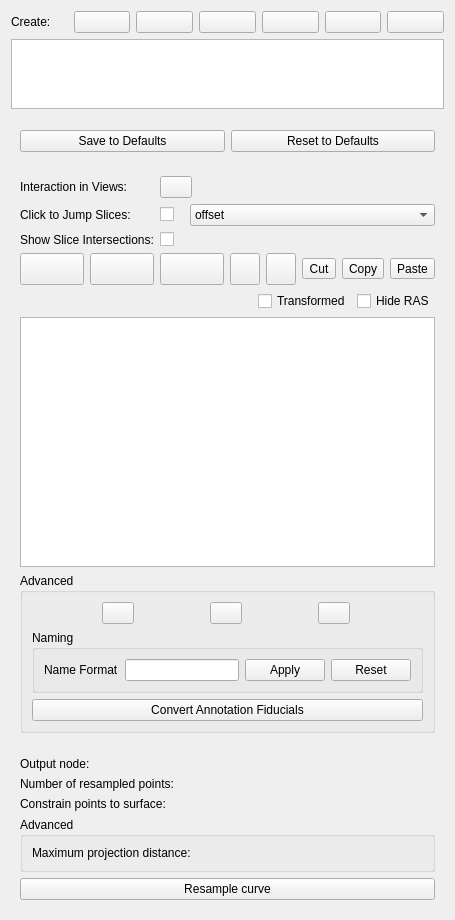
<?xml version="1.0" encoding="UTF-8"?>
<ui version="4.0">
 <class>qSlicerMarkupsModule</class>
 <widget class="qSlicerWidget" name="qSlicerMarkupsModule">
  <property name="geometry">
   <rect>
    <x>0</x>
    <y>0</y>
    <width>442</width>
    <height>889</height>
   </rect>
  </property>
  <property name="sizePolicy">
   <sizepolicy hsizetype="Minimum" vsizetype="Preferred">
    <horstretch>0</horstretch>
    <verstretch>0</verstretch>
   </sizepolicy>
  </property>
  <property name="windowTitle">
   <string>Module Template</string>
  </property>
  <layout class="QVBoxLayout" name="verticalLayout_2">
   <item>
    <layout class="QHBoxLayout" name="horizontalLayout">
     <item>
      <widget class="QLabel" name="createLabel">
       <property name="text">
        <string>Create:</string>
       </property>
      </widget>
     </item>
     <item>
      <widget class="QPushButton" name="createFiducialPushButton">
       <property name="toolTip">
        <string>Create fiducial markup</string>
       </property>
       <property name="text">
        <string/>
       </property>
       <property name="icon">
        <iconset resource="../qSlicerMarkupsModule.qrc">
         <normaloff>:/Icons/MarkupsMouseModePlaceAdd.png</normaloff>:/Icons/MarkupsMouseModePlaceAdd.png</iconset>
       </property>
      </widget>
     </item>
     <item>
      <widget class="QPushButton" name="createLinePushButton">
       <property name="toolTip">
        <string>Create line markup</string>
       </property>
       <property name="text">
        <string/>
       </property>
       <property name="icon">
        <iconset resource="../qSlicerMarkupsModule.qrc">
         <normaloff>:/Icons/MarkupsLineMouseModePlaceAdd.png</normaloff>:/Icons/MarkupsLineMouseModePlaceAdd.png</iconset>
       </property>
      </widget>
     </item>
     <item>
      <widget class="QPushButton" name="createAnglePushButton">
       <property name="toolTip">
        <string>Create angle markup</string>
       </property>
       <property name="text">
        <string/>
       </property>
       <property name="icon">
        <iconset resource="../qSlicerMarkupsModule.qrc">
         <normaloff>:/Icons/MarkupsAngleMouseModePlaceAdd.png</normaloff>:/Icons/MarkupsAngleMouseModePlaceAdd.png</iconset>
       </property>
      </widget>
     </item>
     <item>
      <widget class="QPushButton" name="createOpenCurvePushButton">
       <property name="toolTip">
        <string>Create open curve markup</string>
       </property>
       <property name="text">
        <string/>
       </property>
       <property name="icon">
        <iconset resource="../qSlicerMarkupsModule.qrc">
         <normaloff>:/Icons/MarkupsCurveMouseModePlaceAdd.png</normaloff>:/Icons/MarkupsCurveMouseModePlaceAdd.png</iconset>
       </property>
      </widget>
     </item>
     <item>
      <widget class="QPushButton" name="createClosedCurvePushButton">
       <property name="toolTip">
        <string>Create closed curve markup</string>
       </property>
       <property name="text">
        <string/>
       </property>
       <property name="icon">
        <iconset resource="../qSlicerMarkupsModule.qrc">
         <normaloff>:/Icons/MarkupsClosedCurveMouseModePlaceAdd.png</normaloff>:/Icons/MarkupsClosedCurveMouseModePlaceAdd.png</iconset>
       </property>
      </widget>
     </item>
     <item>
      <widget class="QPushButton" name="createBezierSurfacePushButton">
       <property name="toolTip">
        <string>Create fiducial markup</string>
       </property>
       <property name="text">
        <string/>
       </property>
       <property name="icon">
        <iconset resource="../qSlicerMarkupsModule.qrc">
         <normaloff>:/Icons/MarkupsMouseModePlaceAdd.png</normaloff>:/Icons/MarkupsMouseModePlaceAdd.png</iconset>
       </property>
      </widget>
     </item>
    </layout>
   </item>
   <item>
    <widget class="ctkExpandableWidget" name="ResizableFrame">
     <property name="sizeGripInside" stdset="0">
      <bool>false</bool>
     </property>
     <layout class="QVBoxLayout" name="verticalLayout_3">
      <property name="leftMargin">
       <number>0</number>
      </property>
      <property name="topMargin">
       <number>0</number>
      </property>
      <property name="rightMargin">
       <number>0</number>
      </property>
      <property name="bottomMargin">
       <number>0</number>
      </property>
      <item>
       <widget class="qMRMLSubjectHierarchyTreeView" name="activeMarkupTreeView">
        <property name="dragDropMode">
         <enum>QAbstractItemView::InternalMove</enum>
        </property>
        <property name="selectionMode">
         <enum>QAbstractItemView::ExtendedSelection</enum>
        </property>
        <property name="editMenuActionVisible" stdset="0">
         <bool>false</bool>
        </property>
       </widget>
      </item>
     </layout>
    </widget>
   </item>
   <item>
    <widget class="qMRMLCollapsibleButton" name="CollapsibleGroupBox" native="true">
     <property name="text" stdset="0">
      <string>Display</string>
     </property>
     <property name="collapsed" stdset="0">
      <bool>true</bool>
     </property>
     <layout class="QVBoxLayout" name="verticalLayout_4">
      <item>
       <widget class="qMRMLMarkupsDisplayNodeWidget" name="markupsDisplayWidget" native="true"/>
      </item>
      <item>
       <layout class="QHBoxLayout" name="horizontalLayout_4">
        <item>
         <widget class="QPushButton" name="saveToDefaultDisplayPropertiesPushButton">
          <property name="toolTip">
           <string>Save current display property settings to defaults, will be saved for when Slicer restarts (see Application Settings)</string>
          </property>
          <property name="text">
           <string>Save to Defaults</string>
          </property>
         </widget>
        </item>
        <item>
         <widget class="QPushButton" name="resetToDefaultDisplayPropertiesPushButton">
          <property name="toolTip">
           <string>Use default display properties.</string>
          </property>
          <property name="text">
           <string>Reset to Defaults</string>
          </property>
         </widget>
        </item>
       </layout>
      </item>
     </layout>
    </widget>
   </item>
   <item>
    <widget class="ctkCollapsibleButton" name="controlPointsCollapsibleButton" native="true">
     <property name="text" stdset="0">
      <string>Control Points</string>
     </property>
     <property name="collapsed" stdset="0">
      <bool>true</bool>
     </property>
     <layout class="QFormLayout" name="formLayout">
      <item row="0" column="0">
       <widget class="QLabel" name="label_3">
        <property name="text">
         <string>Interaction in Views:</string>
        </property>
       </widget>
      </item>
      <item row="0" column="1">
       <widget class="QPushButton" name="listLockedUnlockedPushButton">
        <property name="sizePolicy">
         <sizepolicy hsizetype="Preferred" vsizetype="Preferred">
          <horstretch>0</horstretch>
          <verstretch>0</verstretch>
         </sizepolicy>
        </property>
        <property name="minimumSize">
         <size>
          <width>30</width>
          <height>0</height>
         </size>
        </property>
        <property name="maximumSize">
         <size>
          <width>32</width>
          <height>32</height>
         </size>
        </property>
        <property name="toolTip">
         <string>Enable/disable all interactions in slice and 3D views.</string>
        </property>
        <property name="text">
         <string/>
        </property>
        <property name="icon">
         <iconset>
          <normaloff>:Icons/Medium/SlicerUnlock.png</normaloff>:Icons/Medium/SlicerUnlock.png</iconset>
        </property>
       </widget>
      </item>
      <item row="1" column="0">
       <widget class="QLabel" name="label">
        <property name="text">
         <string>Click to Jump Slices:</string>
        </property>
       </widget>
      </item>
      <item row="1" column="1">
       <layout class="QHBoxLayout" name="horizontalLayout_2">
        <item>
         <widget class="QCheckBox" name="jumpSlicesCheckBox">
          <property name="text">
           <string/>
          </property>
         </widget>
        </item>
        <item>
         <spacer name="horizontalSpacer_2">
          <property name="orientation">
           <enum>Qt::Horizontal</enum>
          </property>
          <property name="sizeType">
           <enum>QSizePolicy::Fixed</enum>
          </property>
          <property name="sizeHint" stdset="0">
           <size>
            <width>10</width>
            <height>20</height>
           </size>
          </property>
         </spacer>
        </item>
        <item>
         <widget class="QComboBox" name="jumpModeComboBox">
          <property name="sizePolicy">
           <sizepolicy hsizetype="Expanding" vsizetype="Fixed">
            <horstretch>0</horstretch>
            <verstretch>0</verstretch>
           </sizepolicy>
          </property>
          <property name="toolTip">
           <string>Offset: set slice plane position. Centered: set slice plane position and center the slice view on the control point.</string>
          </property>
          <item>
           <property name="text">
            <string>offset</string>
           </property>
          </item>
          <item>
           <property name="text">
            <string>centered</string>
           </property>
          </item>
         </widget>
        </item>
       </layout>
      </item>
      <item row="2" column="0">
       <widget class="QLabel" name="label_2">
        <property name="text">
         <string>Show Slice Intersections:</string>
        </property>
       </widget>
      </item>
      <item row="2" column="1">
       <widget class="ctkCheckBox" name="sliceIntersectionsVisibilityCheckBox">
        <property name="toolTip">
         <string>Show how the other slice planes intersect each slice plane.</string>
        </property>
        <property name="text">
         <string/>
        </property>
       </widget>
      </item>
      <item row="3" column="0" colspan="2">
       <layout class="QHBoxLayout" name="horizontalLayout_6">
        <item>
         <widget class="ctkMenuButton" name="visibilityAllMarkupsInListMenuButton">
          <property name="sizePolicy">
           <sizepolicy hsizetype="Preferred" vsizetype="Preferred">
            <horstretch>0</horstretch>
            <verstretch>0</verstretch>
           </sizepolicy>
          </property>
          <property name="minimumSize">
           <size>
            <width>64</width>
            <height>32</height>
           </size>
          </property>
          <property name="maximumSize">
           <size>
            <width>32</width>
            <height>32</height>
           </size>
          </property>
          <property name="toolTip">
           <string>Toggle visibility flag on all markups in list, use drop down menu to set all to visible or invisible.</string>
          </property>
         </widget>
        </item>
        <item>
         <widget class="ctkMenuButton" name="selectedAllMarkupsInListMenuButton">
          <property name="sizePolicy">
           <sizepolicy hsizetype="Preferred" vsizetype="Preferred">
            <horstretch>0</horstretch>
            <verstretch>0</verstretch>
           </sizepolicy>
          </property>
          <property name="minimumSize">
           <size>
            <width>64</width>
            <height>32</height>
           </size>
          </property>
          <property name="maximumSize">
           <size>
            <width>32</width>
            <height>32</height>
           </size>
          </property>
          <property name="toolTip">
           <string>Toggle selected flag on all markups in list, use drop down menu to set all to selected or deselected.</string>
          </property>
         </widget>
        </item>
        <item>
         <widget class="ctkMenuButton" name="lockAllMarkupsInListMenuButton">
          <property name="sizePolicy">
           <sizepolicy hsizetype="Preferred" vsizetype="Preferred">
            <horstretch>0</horstretch>
            <verstretch>0</verstretch>
           </sizepolicy>
          </property>
          <property name="minimumSize">
           <size>
            <width>64</width>
            <height>32</height>
           </size>
          </property>
          <property name="maximumSize">
           <size>
            <width>32</width>
            <height>32</height>
           </size>
          </property>
          <property name="toolTip">
           <string>Toggle lock flag on all markups in list, use drop down menu to set all to locked or unlocked.</string>
          </property>
         </widget>
        </item>
        <item>
         <widget class="QPushButton" name="deleteMarkupPushButton">
          <property name="enabled">
           <bool>true</bool>
          </property>
          <property name="sizePolicy">
           <sizepolicy hsizetype="Preferred" vsizetype="Preferred">
            <horstretch>0</horstretch>
            <verstretch>0</verstretch>
           </sizepolicy>
          </property>
          <property name="minimumSize">
           <size>
            <width>30</width>
            <height>0</height>
           </size>
          </property>
          <property name="maximumSize">
           <size>
            <width>32</width>
            <height>32</height>
           </size>
          </property>
          <property name="toolTip">
           <string>Delete the highlighted markup(s) from the active list</string>
          </property>
          <property name="text">
           <string/>
          </property>
          <property name="icon">
           <iconset resource="../qSlicerMarkupsModule.qrc">
            <normaloff>:/Icons/MarkupsDeleteSelectedRows.png</normaloff>:/Icons/MarkupsDeleteSelectedRows.png</iconset>
          </property>
         </widget>
        </item>
        <item>
         <widget class="QPushButton" name="deleteAllMarkupsInListPushButton">
          <property name="enabled">
           <bool>true</bool>
          </property>
          <property name="sizePolicy">
           <sizepolicy hsizetype="Preferred" vsizetype="Preferred">
            <horstretch>0</horstretch>
            <verstretch>0</verstretch>
           </sizepolicy>
          </property>
          <property name="minimumSize">
           <size>
            <width>30</width>
            <height>0</height>
           </size>
          </property>
          <property name="maximumSize">
           <size>
            <width>32</width>
            <height>32</height>
           </size>
          </property>
          <property name="toolTip">
           <string>Remove all markups from the active list</string>
          </property>
          <property name="icon">
           <iconset resource="../qSlicerMarkupsModule.qrc">
            <normaloff>:/Icons/MarkupsDeleteAllRows.png</normaloff>:/Icons/MarkupsDeleteAllRows.png</iconset>
          </property>
         </widget>
        </item>
        <item>
         <widget class="QToolButton" name="CutMarkupsToolButton">
          <property name="enabled">
           <bool>true</bool>
          </property>
          <property name="text">
           <string>Cut</string>
          </property>
         </widget>
        </item>
        <item>
         <widget class="QToolButton" name="CopyMarkupsToolButton">
          <property name="enabled">
           <bool>true</bool>
          </property>
          <property name="text">
           <string>Copy</string>
          </property>
         </widget>
        </item>
        <item>
         <widget class="QToolButton" name="PasteMarkupsToolButton">
          <property name="enabled">
           <bool>true</bool>
          </property>
          <property name="text">
           <string>Paste</string>
          </property>
         </widget>
        </item>
       </layout>
      </item>
      <item row="4" column="0" colspan="2">
       <layout class="QHBoxLayout" name="checkBoxesHorizontalLayout">
        <item>
         <spacer name="horizontalSpacer">
          <property name="orientation">
           <enum>Qt::Horizontal</enum>
          </property>
          <property name="sizeHint" stdset="0">
           <size>
            <width>40</width>
            <height>20</height>
           </size>
          </property>
         </spacer>
        </item>
        <item>
         <widget class="QCheckBox" name="transformedCoordinatesCheckBox">
          <property name="toolTip">
           <string>Check to show the transformed coordinates in the table.</string>
          </property>
          <property name="text">
           <string>Transformed</string>
          </property>
          <property name="checked">
           <bool>false</bool>
          </property>
         </widget>
        </item>
        <item>
         <widget class="QCheckBox" name="hideCoordinateColumnsCheckBox">
          <property name="toolTip">
           <string>Check to hide the coordinate columns in the table, uncheck to show them. Right click in rows to see coordinates.</string>
          </property>
          <property name="text">
           <string>Hide RAS</string>
          </property>
          <property name="checked">
           <bool>false</bool>
          </property>
         </widget>
        </item>
       </layout>
      </item>
      <item row="5" column="0" colspan="2">
       <widget class="QTableWidget" name="activeMarkupTableWidget">
        <property name="sizePolicy">
         <sizepolicy hsizetype="Expanding" vsizetype="Expanding">
          <horstretch>0</horstretch>
          <verstretch>0</verstretch>
         </sizepolicy>
        </property>
        <property name="minimumSize">
         <size>
          <width>0</width>
          <height>250</height>
         </size>
        </property>
        <property name="toolTip">
         <string>The markups in the currently active markups node. Right click in a row for delete, jump, copy, move.</string>
        </property>
        <property name="accessibleName">
         <string>active markup table</string>
        </property>
        <property name="alternatingRowColors">
         <bool>true</bool>
        </property>
       </widget>
      </item>
      <item row="6" column="0" colspan="2">
       <widget class="ctkCollapsibleGroupBox" name="advancedCollapsibleButton">
        <property name="toolTip">
         <string>Display, naming, volume interactions, moving up/down, adding, Annotations import</string>
        </property>
        <property name="title">
         <string>Advanced</string>
        </property>
        <property name="collapsed" stdset="0">
         <bool>true</bool>
        </property>
        <layout class="QVBoxLayout" name="verticalLayout">
         <item>
          <layout class="QHBoxLayout" name="horizontalLayout_7">
           <item>
            <widget class="QPushButton" name="moveMarkupUpPushButton">
             <property name="sizePolicy">
              <sizepolicy hsizetype="Preferred" vsizetype="Preferred">
               <horstretch>0</horstretch>
               <verstretch>0</verstretch>
              </sizepolicy>
             </property>
             <property name="minimumSize">
              <size>
               <width>30</width>
               <height>0</height>
              </size>
             </property>
             <property name="maximumSize">
              <size>
               <width>32</width>
               <height>32</height>
              </size>
             </property>
             <property name="toolTip">
              <string>Move a highlighted markup up one spot in the list</string>
             </property>
             <property name="text">
              <string/>
             </property>
             <property name="icon">
              <iconset resource="../qSlicerMarkupsModule.qrc">
               <normaloff>:/Icons/MarkupsMoveUp.png</normaloff>:/Icons/MarkupsMoveUp.png</iconset>
             </property>
            </widget>
           </item>
           <item>
            <widget class="QPushButton" name="moveMarkupDownPushButton">
             <property name="sizePolicy">
              <sizepolicy hsizetype="Preferred" vsizetype="Preferred">
               <horstretch>0</horstretch>
               <verstretch>0</verstretch>
              </sizepolicy>
             </property>
             <property name="minimumSize">
              <size>
               <width>30</width>
               <height>0</height>
              </size>
             </property>
             <property name="maximumSize">
              <size>
               <width>32</width>
               <height>32</height>
              </size>
             </property>
             <property name="toolTip">
              <string>Move a highlighted markup down one spot in the list</string>
             </property>
             <property name="text">
              <string/>
             </property>
             <property name="icon">
              <iconset resource="../qSlicerMarkupsModule.qrc">
               <normaloff>:/Icons/MarkupsMoveDown.png</normaloff>:/Icons/MarkupsMoveDown.png</iconset>
             </property>
            </widget>
           </item>
           <item>
            <widget class="QPushButton" name="addMarkupPushButton">
             <property name="sizePolicy">
              <sizepolicy hsizetype="Preferred" vsizetype="Preferred">
               <horstretch>0</horstretch>
               <verstretch>0</verstretch>
              </sizepolicy>
             </property>
             <property name="minimumSize">
              <size>
               <width>30</width>
               <height>0</height>
              </size>
             </property>
             <property name="maximumSize">
              <size>
               <width>32</width>
               <height>32</height>
              </size>
             </property>
             <property name="toolTip">
              <string>Add a new markup to the active list, at origin</string>
             </property>
             <property name="icon">
              <iconset resource="../qSlicerMarkupsModule.qrc">
               <normaloff>:/Icons/MarkupsAddFiducial.png</normaloff>:/Icons/MarkupsAddFiducial.png</iconset>
             </property>
            </widget>
           </item>
          </layout>
         </item>
         <item>
          <widget class="ctkCollapsibleGroupBox" name="namingCollapsibleGroupBox">
           <property name="title">
            <string>Naming</string>
           </property>
           <layout class="QGridLayout" name="gridLayout">
            <item row="2" column="0">
             <widget class="QLabel" name="nameFormatLabel">
              <property name="toolTip">
               <string>Include %N for list name, %d for number.</string>
              </property>
              <property name="text">
               <string>Name Format</string>
              </property>
             </widget>
            </item>
            <item row="2" column="1">
             <widget class="QLineEdit" name="nameFormatLineEdit">
              <property name="toolTip">
               <string>Format for creating names of new markups, using sprintf format style. %N is replaced by the list name, %d by an integer.</string>
              </property>
             </widget>
            </item>
            <item row="2" column="3">
             <widget class="QPushButton" name="resetNameFormatToDefaultPushButton">
              <property name="toolTip">
               <string>Reset the name format field to the default value.</string>
              </property>
              <property name="text">
               <string>Reset</string>
              </property>
             </widget>
            </item>
            <item row="2" column="2">
             <widget class="QPushButton" name="renameAllWithCurrentNameFormatPushButton">
              <property name="toolTip">
               <string>Rename all markups in this list according to the current name format, trying to preserve numbers.</string>
              </property>
              <property name="text">
               <string>Apply</string>
              </property>
             </widget>
            </item>
           </layout>
          </widget>
         </item>
         <item>
          <widget class="QPushButton" name="convertAnnotationFiducialsPushButton">
           <property name="toolTip">
            <string>Uses annotation fiducial hierarchies to make markup lists. Removes the annotations once they've been moved.</string>
           </property>
           <property name="text">
            <string>Convert Annotation Fiducials</string>
           </property>
          </widget>
         </item>
        </layout>
       </widget>
      </item>
     </layout>
    </widget>
   </item>
   <item>
    <widget class="ctkCollapsibleButton" name="resampleCurveCollapsibleButton" native="true">
     <property name="toolTip">
      <string>Resample a curve and optionally constrain the points to a node</string>
     </property>
     <property name="text" stdset="0">
      <string>Resample</string>
     </property>
     <property name="collapsed" stdset="0">
      <bool>true</bool>
     </property>
     <layout class="QGridLayout" name="gridLayout1">
      <item row="0" column="0">
       <widget class="QLabel" name="resampleCurveOutputNodeLabel">
        <property name="text">
         <string>Output node: </string>
        </property>
       </widget>
      </item>
      <item row="2" column="0">
       <widget class="QLabel" name="resampleCurveConstraintNodeLabel">
        <property name="toolTip">
         <string>Optionally select a node to constrain placement of resampled curve points. </string>
        </property>
        <property name="text">
         <string>Constrain points to surface: </string>
        </property>
       </widget>
      </item>
      <item row="0" column="1">
       <widget class="qMRMLNodeComboBox" name="resampleCurveOutputNodeSelector" native="true">
        <property name="toolTip">
         <string>Select a node to store the resampled curve </string>
        </property>
        <property name="nodeTypes" stdset="0">
         <stringlist>
          <string>vtkMRMLMarkupsCurveNode</string>
         </stringlist>
        </property>
        <property name="noneEnabled" stdset="0">
         <bool>true</bool>
        </property>
        <property name="addEnabled" stdset="0">
         <bool>true</bool>
        </property>
        <property name="removeEnabled" stdset="0">
         <bool>true</bool>
        </property>
        <property name="renameEnabled" stdset="0">
         <bool>true</bool>
        </property>
        <property name="selectNodeUponCreation" stdset="0">
         <bool>true</bool>
        </property>
        <property name="noneDisplay" stdset="0">
         <string>(Overwrite current node)</string>
        </property>
       </widget>
      </item>
      <item row="2" column="1">
       <widget class="qMRMLNodeComboBox" name="resampleCurveConstraintNodeSelector" native="true">
        <property name="toolTip">
         <string>Fiducials will be constrained to the surface if a node is selected</string>
        </property>
        <property name="nodeTypes" stdset="0">
         <stringlist>
          <string>vtkMRMLModelNode</string>
         </stringlist>
        </property>
        <property name="noneEnabled" stdset="0">
         <bool>true</bool>
        </property>
        <property name="addEnabled" stdset="0">
         <bool>false</bool>
        </property>
        <property name="removeEnabled" stdset="0">
         <bool>false</bool>
        </property>
       </widget>
      </item>
      <item row="4" column="0" colspan="3">
       <widget class="ctkCollapsibleGroupBox" name="AdvancedOptionCollapsibleGroupBox">
        <property name="title">
         <string>Advanced</string>
        </property>
        <property name="checked">
         <bool>false</bool>
        </property>
        <property name="collapsed" stdset="0">
         <bool>true</bool>
        </property>
        <property name="collapsedHeight" stdset="0">
         <number>7</number>
        </property>
        <layout class="QGridLayout" name="gridLayout2">
         <item row="0" column="0">
          <widget class="QLabel" name="resampleCurveMaxSearchRadiusLabel">
           <property name="text">
            <string>Maximum projection distance:</string>
           </property>
          </widget>
         </item>
         <item row="0" column="1">
          <widget class="ctkSliderWidget" name="resampleCurveMaxSearchRadiusSliderWidget" native="true">
           <property name="toolTip">
            <string>Select the maximum projection distance as percentage of bounding box size.</string>
           </property>
           <property name="singleStep" stdset="0">
            <double>0.100000000000000</double>
           </property>
           <property name="minimum" stdset="0">
            <double>0.000000000000000</double>
           </property>
           <property name="maximum" stdset="0">
            <double>100.000000000000000</double>
           </property>
           <property name="value" stdset="0">
            <double>25.000000000000000</double>
           </property>
           <property name="suffix" stdset="0">
            <string> %</string>
           </property>
          </widget>
         </item>
        </layout>
       </widget>
      </item>
      <item row="5" column="0" colspan="3">
       <widget class="QPushButton" name="resampleCurveButton">
        <property name="toolTip">
         <string>Resamples the active curve with the number of fiducials spcified. Can be constrained to a node surface.</string>
        </property>
        <property name="text">
         <string>Resample curve</string>
        </property>
       </widget>
      </item>
      <item row="1" column="0">
       <widget class="QLabel" name="resampleCurveNumerOfOutputPointsLabel">
        <property name="toolTip">
         <string>Select the number of points on the resampled curve. </string>
        </property>
        <property name="text">
         <string>Number of resampled points: </string>
        </property>
       </widget>
      </item>
      <item row="1" column="1">
       <widget class="ctkDoubleSpinBox" name="resampleCurveNumerOfOutputPointsSpinBox" native="true">
        <property name="focusPolicy">
         <enum>Qt::TabFocus</enum>
        </property>
        <property name="toolTip">
         <string>The active curve will be resamples with the number of points specified.</string>
        </property>
        <property name="decimals" stdset="0">
         <number>0</number>
        </property>
        <property name="minimum" stdset="0">
         <double>0.000000000000000</double>
        </property>
        <property name="maximum" stdset="0">
         <double>1000000.000000000000000</double>
        </property>
        <property name="singleStep" stdset="0">
         <double>1.000000000000000</double>
        </property>
        <property name="value" stdset="0">
         <double>20.000000000000000</double>
        </property>
       </widget>
      </item>
     </layout>
    </widget>
   </item>
  </layout>
 </widget>
 <customwidgets>
  <customwidget>
   <class>qMRMLNodeComboBox</class>
   <extends>QWidget</extends>
   <header>qMRMLNodeComboBox.h</header>
  </customwidget>
  <customwidget>
   <class>qSlicerWidget</class>
   <extends>QWidget</extends>
   <header>qSlicerWidget.h</header>
   <container>1</container>
  </customwidget>
  <customwidget>
   <class>qMRMLMarkupsDisplayNodeWidget</class>
   <extends>QWidget</extends>
   <header>qMRMLMarkupsDisplayNodeWidget.h</header>
  </customwidget>
  <customwidget>
   <class>qMRMLSubjectHierarchyTreeView</class>
   <extends>QTreeView</extends>
   <header>qMRMLSubjectHierarchyTreeView.h</header>
  </customwidget>
  <customwidget>
   <class>ctkCheckBox</class>
   <extends>QCheckBox</extends>
   <header>ctkCheckBox.h</header>
  </customwidget>
  <customwidget>
   <class>ctkCollapsibleButton</class>
   <extends>QWidget</extends>
   <header>ctkCollapsibleButton.h</header>
   <container>1</container>
  </customwidget>
  <customwidget>
   <class>ctkCollapsibleGroupBox</class>
   <extends>QGroupBox</extends>
   <header>ctkCollapsibleGroupBox.h</header>
   <container>1</container>
  </customwidget>
  <customwidget>
   <class>ctkDoubleSpinBox</class>
   <extends>QWidget</extends>
   <header>ctkDoubleSpinBox.h</header>
  </customwidget>
  <customwidget>
   <class>ctkExpandableWidget</class>
   <extends>QFrame</extends>
   <header>ctkExpandableWidget.h</header>
   <container>1</container>
  </customwidget>
  <customwidget>
   <class>ctkMenuButton</class>
   <extends>QPushButton</extends>
   <header>ctkMenuButton.h</header>
  </customwidget>
  <customwidget>
   <class>ctkSliderWidget</class>
   <extends>QWidget</extends>
   <header>ctkSliderWidget.h</header>
  </customwidget>
  <customwidget>
   <class>qMRMLCollapsibleButton</class>
   <extends>ctkCollapsibleButton</extends>
   <header>qMRMLCollapsibleButton.h</header>
   <container>1</container>
  </customwidget>
 </customwidgets>
 <resources>
  <include location="../qSlicerMarkupsModule.qrc"/>
 </resources>
 <connections>
  <connection>
   <sender>qSlicerMarkupsModule</sender>
   <signal>mrmlSceneChanged(vtkMRMLScene*)</signal>
   <receiver>activeMarkupTreeView</receiver>
   <slot>setMRMLScene(vtkMRMLScene*)</slot>
   <hints>
    <hint type="sourcelabel">
     <x>20</x>
     <y>20</y>
    </hint>
    <hint type="destinationlabel">
     <x>219</x>
     <y>91</y>
    </hint>
   </hints>
  </connection>
  <connection>
   <sender>qSlicerMarkupsModule</sender>
   <signal>mrmlSceneChanged(vtkMRMLScene*)</signal>
   <receiver>resampleCurveOutputNodeSelector</receiver>
   <slot>setMRMLScene(vtkMRMLScene*)</slot>
   <hints>
    <hint type="sourcelabel">
     <x>219</x>
     <y>393</y>
    </hint>
    <hint type="destinationlabel">
     <x>290</x>
     <y>770</y>
    </hint>
   </hints>
  </connection>
  <connection>
   <sender>qSlicerMarkupsModule</sender>
   <signal>mrmlSceneChanged(vtkMRMLScene*)</signal>
   <receiver>resampleCurveConstraintNodeSelector</receiver>
   <slot>setMRMLScene(vtkMRMLScene*)</slot>
   <hints>
    <hint type="sourcelabel">
     <x>219</x>
     <y>393</y>
    </hint>
    <hint type="destinationlabel">
     <x>290</x>
     <y>774</y>
    </hint>
   </hints>
  </connection>
 </connections>
</ui>
